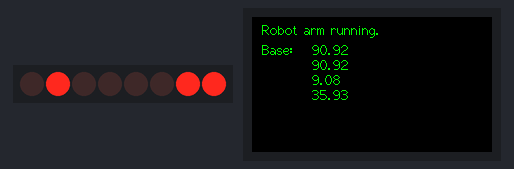
Bench run of a sketch on a simulated ESP32. Shown: 8 port-expander outputs drawn as a row of LEDs (first output left, lit = HIGH), 240×135 colour display. Wiring (inferred from the names in the program): PCF8574 port expander at I2C address 0x38. Wiring (inferred from the signals the program sends): row of LEDs: on Q0, Q1, Q2, Q3, Q4, Q5, Q6, Q7. What the sketch prints to the serial monitor is not drawn.

Above: at 0.47 s.
At 4.41 s:
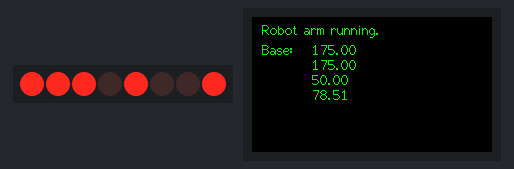
At 8.69 s:
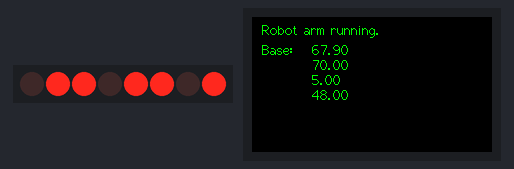
At 16.96 s:
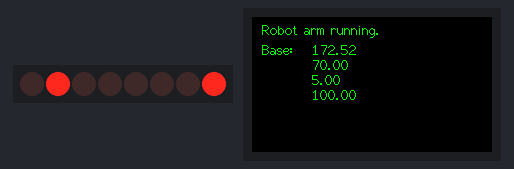
At 26.4 s:
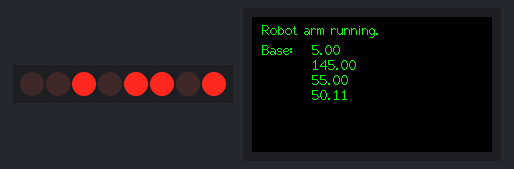
At 33.75 s:
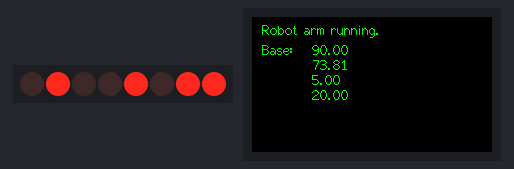
Timing chart, 0 to 40.0 s (numbered marks = the images above):
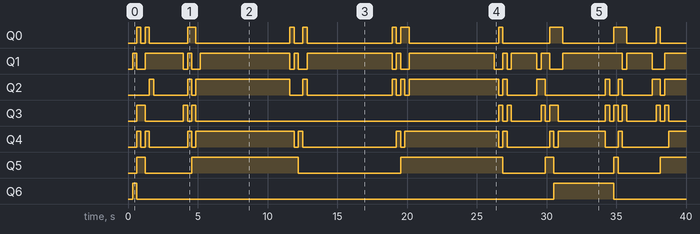

Measured:
- by itself, Q0: LOW → HIGH at 0.63 s, → LOW 0.30 s later, → HIGH 0.31 s later, → LOW 0.30 s later, … (22 changes in this stretch)
- by itself, Q1: LOW → HIGH at 0.32 s, → LOW 0.30 s later, → HIGH 0.61 s later, → LOW 2.7 s later, … (27 changes in this stretch)
- by itself, Q2: LOW → HIGH at 1.5 s, → LOW 0.30 s later, → HIGH 2.4 s later, → LOW 0.30 s later, … (25 changes in this stretch)
- by itself, Q3: LOW → HIGH at 0.63 s, → LOW 0.61 s later, → HIGH 2.7 s later, → LOW 0.30 s later, … (24 changes in this stretch)
- by itself, Q4: LOW → HIGH at 0.63 s, → LOW 0.30 s later, → HIGH 0.31 s later, → LOW 0.30 s later, … (23 changes in this stretch)
- by itself, Q5: LOW → HIGH at 0.63 s, → LOW 0.61 s later, → HIGH 3.3 s later, → LOW 7.6 s later, … (11 changes in this stretch)
- by itself, Q6: LOW → HIGH at 0.32 s, → LOW 0.30 s later, → HIGH 29.9 s later, → LOW 4.3 s later

The sketch:

RobotArmSteps.ino
```cpp
#include <Arduino.h>
#include <M5StickCPlus.h>
#include "RobotArmMover.h"
#define totalMoves 17


RobotArmMover ram;
int8_t moveNumber = 0;

uint8_t moves[totalMoves][4] = {

  {175,   5, 110, 100}, // Rotate left from upright, open gripper
  {175,  50, 175, 100}, // Drop arm to first object
  {175,  50, 175,  48}, // Close gripper
  {175,   5,  70,  48}, // Point arm up
  {  5,   5,  70,  48}, // Rotate to the drop position
  {  5,  70, 130,  48}, // Drop down to position
  {  5,  70, 130, 100}, // Open arm
  {  5,   5,  70, 100}, // Point arm up
  {175,   5,  70, 100}, // Rotate left from upright, open gripper
  {175,  75, 130, 100}, // Drop down to second block
  {175,  75, 130,  48}, // Close gripper
  {175,   5,  70,  48}, // Point arm up
  {  5,   5,  70,  48}, // Rotate to drop position
  {  5,  55, 145,  48}, // Drop down to position
  {  5,  55, 145, 100}, // Open gripper
  {  5,   5,  70, 100}, // Straighten up

  { 90,   5, 110,  20}

};


void setup() {
  M5.begin();
  M5.Lcd.setTextColor(TFT_GREEN);
  M5.Lcd.setRotation(1);
  M5.Lcd.fillScreen(BLACK);
  M5.Lcd.drawString("Robot arm running.", 10, 5, 2);
  ram.init();
  //ram.setSpeed(10);
}

void nextMove() {
  Serial.print("Making move: ");
  Serial.println(moveNumber);

  ram.setBase(moves[moveNumber][0]);
  ram.setLowerArm(moves[moveNumber][1]);
  ram.setUpperArm(moves[moveNumber][2]);
  ram.setGripper(moves[moveNumber][3]);
  if(++moveNumber == totalMoves) {
    Serial.println("Parking");
    ram.park();
    moveNumber = 0;
  }
}

void loop() {
  char buffer[30];

  ram.update();

  M5.Lcd.drawString("Base: ", 10, 25, 2);

  snprintf(buffer, sizeof(buffer), "%.2f", ram.getBase());
  M5.Lcd.fillRect(60, 25, 100, 15, 0);
  M5.Lcd.drawString(buffer, 60, 25, 2);

  snprintf(buffer, sizeof(buffer), "%.2f", ram.getForearm());
  M5.Lcd.fillRect(60, 40, 100, 15, 0);
  M5.Lcd.drawString(buffer, 60, 40, 2);

  snprintf(buffer, sizeof(buffer), "%.2f", ram.getArm());
  M5.Lcd.fillRect(60, 55, 100, 15, 0);
  M5.Lcd.drawString(buffer, 60, 55, 2);

  snprintf(buffer, sizeof(buffer), "%.2f", ram.getGripper());
  M5.Lcd.fillRect(60, 70, 100, 15, 0);
  M5.Lcd.drawString(buffer, 60, 70, 2);

  delay(1);

  if (moveNumber != -1) {
    if (ram.ready()) {
      nextMove();
    }
  }
}
```

RobotArmMover.cpp
```cpp
#include "RobotArmMover.h"

/*

  Base :
  0=Far right, 180=Far left

  Arm :
  0=Straight up, 80=Straight ahead, 95=down

  Forearm :
  0=Straight up, 75=Straight ahead,

  Clamp :
  (0 to 90) 35=Closed, 130=Open

*/

// Dynamics(max velocity >F, acceleration >S, deceleration >S, threshold)
Trajectory servoTrajectory[] = {
  Trajectory(140, 100, 80, 0.05),
  Trajectory(140, 100, 80, 0.05),
  Trajectory(140, 100, 80, 0.05),
  Trajectory(140, 100, 80, 0.05)
};

RobotArmMover::RobotArmMover() {
  Driver.Init();
}

RobotArmMover::~RobotArmMover() {
}

void RobotArmMover::init() {
  Driver.SetServoAngle(1, 90 + calibration[0]);
  Driver.SetServoAngle(2, 10 + calibration[1]);
  Driver.SetServoAngle(3, 90 + calibration[2]);
  Driver.SetServoAngle(4, 35 + calibration[3]);
  servoTrajectory[0].reset(90);
  servoTrajectory[1].reset(10);
  servoTrajectory[2].reset(90);
  servoTrajectory[3].reset(35);
  updateTimer = millis();
}

void RobotArmMover::park() {
  if (parkStage) return;
  parkStage = 1;
}

void RobotArmMover::nextParkStage() {
  switch (parkStage) {
    case 1:
      //servoTrajectory[0].setTargetPos(90, 5);
      servoTrajectory[1].setTargetPos(5, 3);
      servoTrajectory[2].setTargetPos(70, 3);
      //servoTrajectory[3].setTargetPos(35, 5);
      break;

    case 2:
      servoTrajectory[0].setTargetPos(90, 3);
      //servoTrajectory[1].setTargetPos(10, 5);
      //servoTrajectory[2].setTargetPos(90, 5);
      //servoTrajectory[3].setTargetPos(35, 5);
      break;

    case 3:
      //servoTrajectory[0].setTargetPos(90, 5);
      //servoTrajectory[1].setTargetPos(10, 5);
      //servoTrajectory[2].setTargetPos(90, 5);
      servoTrajectory[3].setTargetPos(20, 3);
      break;

    default:
      // Parked
      parkStage = -1;
  }
  parkStage++;
}

bool RobotArmMover::ready() {
  return servoTrajectory[0].ready() && servoTrajectory[1].ready() && servoTrajectory[2].ready() && servoTrajectory[3].ready();
}

void RobotArmMover::update() {
  if (millis() - updateTimer >= UPDATE_TIME) {
    updateTimer += UPDATE_TIME;
    Driver.SetServoAngle(1, round(servoTrajectory[0].update()) + calibration[0]);
    Driver.SetServoAngle(2, round(servoTrajectory[1].update()) + calibration[1]);
    Driver.SetServoAngle(3, round(servoTrajectory[2].update()) + calibration[2]);
    Driver.SetServoAngle(4, round(servoTrajectory[3].update()) + calibration[3]);
    if (parkStage > 0) {
      if (ready()) nextParkStage();
    }
  }
}

void RobotArmMover::setBase(uint8_t angle) {
  if (parkStage) return;
  if (speed == 0)
    servoTrajectory[0].setTargetPos(angle);
  else
    servoTrajectory[0].setTargetPos(angle, speed);
}

void RobotArmMover::setLowerArm(uint8_t angle) {
  if (parkStage) return;
  if (speed == 0)
    servoTrajectory[1].setTargetPos(angle);
  else
    servoTrajectory[1].setTargetPos(angle, speed);
}

void RobotArmMover::setUpperArm(uint8_t angle) {
  if (parkStage) return;
  if (speed == 0)
    servoTrajectory[2].setTargetPos(angle);
  else
    servoTrajectory[2].setTargetPos(angle, speed);
}

void RobotArmMover::setGripper(uint8_t amount) {
  if (parkStage) return;
  if (amount > 100) amount = 100;
  servoTrajectory[3].setTargetPos(amount);
}

float RobotArmMover::getBase() {
  return servoTrajectory[0].getPos();
}

float RobotArmMover::getArm() {
  return servoTrajectory[1].getPos();
}

float RobotArmMover::getForearm() {
  return servoTrajectory[2].getPos();
}

float RobotArmMover::getGripper() {
  return servoTrajectory[3].getPos();
}

void RobotArmMover::setSpeed(uint8_t newSpeed) {
  speed = newSpeed;
}
```

RobotArmMover.h
```cpp
#ifndef ROBOTARMMOVER_H
#define ROBOTARMMOVER_H

#include <M5StickCPlus.h>
#include "CBACK_DRIVER.h"
#include "trajectory.h"

#define UPDATE_FREQUENCY 150
#define UPDATE_TIME (1000 / UPDATE_FREQUENCY)

class RobotArmMover {
  private:
  void nextParkStage();

  public:
    RobotArmMover();
    ~RobotArmMover();
    int8_t parkStage = 0;
    uint8_t speed = 0;
    int8_t calibration[4] = {0, 0, 0, 25};
    unsigned long updateTimer;
    CBACK_DRIVER Driver;
    void init();
    void park();
    bool ready();
    void update();
    void setSpeed(uint8_t newSpeed);
    void setBase(uint8_t angle);
    void setLowerArm(uint8_t angle);
    void setUpperArm(uint8_t angle);
    void setGripper(uint8_t amount);
    float getBase();
    float getArm();
    float getForearm();
    float getGripper();

    //Trajectory servoTrajectory[];
};

extern Trajectory servoTrajectory[];

#endif
```

trajectory.cpp
```cpp
#include "trajectory.h"

/**
 * Default constructor
 *
 * @param (_maxVel) Maximum velocity - default = 100
 * @param (_acc) Constant acceleration - default = 50
 * @param (_dec) Constant deceleration - default = same as acceleration
 * @param (_thesh) Cutoff threshold - default = 0.1
 */
Trajectory::Trajectory(float _maxVel, float _acc, float _dec, float _thresh) {
  type = 0;
  target = 0;
  curPos = 0;
  curVel = 0;
  maxVel = _maxVel;
  velGoal = _maxVel;
  acc = _acc;
  if (_dec == -1) dec = _acc;
  else dec = _dec;
  oldTime = millis();
  threshold = _thresh;
  noTasks = true;
}


/**
 * Default destructor
 */
Trajectory::~Trajectory() {
  // Empty
}


/**
 * Set a new target position
 *
 * @param  (_targetPos) New target position value
 * @note   This overides any previous position or velocity commands
 */
void Trajectory::setTargetPos(float _targetPos) {
  target = _targetPos;
  velGoal = maxVel;
  type = 0;
  noTasks = false;
}


/**
 * Set a new target position and time
 *
 * @param  (_targetPos) New target position value
 * @param  (_time) The time in seconds until system should reach target position
 * @return (True) goal is achievable, (False) goal won't be achieved within specified time
 * @note   This overides any previous position or velocity commands
 */
bool Trajectory::setTargetPos(float _targetPos, float _time) {
  target = _targetPos;

  // Take into account the cut-off theshold
  _time = _time + sqrt(2 * threshold / dec);

  // Calculate the velocity required to reach the goal within the specified time
  float sqrtTerm = (_time * _time) - 2 * abs(_targetPos - curPos) * (1/acc + 1/dec);

  // If the term is a positive number, then a solution exists
  if (sqrtTerm >= 0) {
    velGoal = (_time - sqrt(sqrtTerm)) / (1/acc + 1/dec);

    if (velGoal > maxVel) velGoal = maxVel;
  } else {
    velGoal = maxVel;
  }

  type = 0;
  noTasks = false;

  if (velGoal == maxVel) return false;
  else return true;
}


/**
 * Set a new target velocity
 *
 * @param  (_targetVel) New target velocity value
 * @note   This overides any previous position or velocity commands
 */
void Trajectory::setTargetVel(float _targetVel) {
  if (_targetVel > maxVel) target = maxVel;
  else if (_targetVel < -maxVel) target = -maxVel;
  else target = _targetVel;
  type = 1;
  noTasks = false;
}


/**
 * Update controller and calculate new position value
 *
 * @param   (dT) The time change (ms) since function was last called
 * @return  The new current position of the system
 */
float Trajectory::update(float dT) {
  if(noTasks) return curPos;
  // Convert ms to seconds
  dT /= 1000.0;

  // Position Control (Linear velocity with parabolic blends)
  if (type == 0) {

    float posError = target - curPos;

    // If position error is above the threshold
    if (abs(posError) > threshold) {

      // Determine motion direction
      bool dir = true;
      if (posError < 0) dir = false;

      // Determine whether to accelerate or decelerate
      float acceleration = acc;
      if ((curVel * curVel / (2 * dec)) >= abs(posError)) acceleration = -dec;

      // Update the current velocity
      if (dir) curVel += acceleration * dT;
      else curVel -= acceleration * dT;

      // Limit Velocity
      if (curVel > velGoal) curVel = velGoal;
      else if (curVel < -velGoal) curVel = -velGoal;

      float dP = curVel * dT;

      // Prevent overshooting/jittering around target
      if (abs(dP) < abs(posError)) curPos += dP;
      else curPos = target;

      //Serial.print(millis()); Serial.print(",");
      //Serial.print(curPos); Serial.print(",");
      //Serial.print(curVel); Serial.print(",");
      //if (abs(curVel) != velGoal) Serial.println(acceleration * (-1 + 2*dir));
      //else Serial.println(0);

    } else {
      curVel = 0;
      curPos = target;
      noTasks = true;
    }

  // Velocity Control (Linear velocity with parabolic blends)
  } else if (type == 1) {

    float velError = target - curVel;

    // If velocity error is above the threshold
    if (abs(velError) > threshold) {

      // Determine whether to accelerate or decelerate
      float acceleration = acc;
      if (target < curVel && curVel >= 0) acceleration = -dec;
      else if (target < curVel && curVel < 0) acceleration = -acc;
      else if (target > curVel && curVel < 0) acceleration = dec;

      // Update the current velocity
      float dV = acceleration * dT;
      if (abs(dV) < abs(velError)) curVel += dV;
      else curVel = target;

    } else {
      curVel = target;
      noTasks = true;
    }

    // Limit Velocity
    if (curVel > maxVel) curVel = maxVel;
    else if (curVel < -maxVel) curVel = -maxVel;

    // Update current position
    curPos += curVel * dT;
  }

  // Error check for NaN
  //if (curPos != curPos) {
  //  //printf(F("ERROR: Dynamics calculation error"));
  //  if (type == 0) curPos = target;
  //  else curPos = 0;
  //  curVel = 0;
  //}

  return curPos;
}


/**
 * Overloaded "update" function, were the time change has not been specified
 *
 * @return  The new current position of the system
 */
float Trajectory::update() {
  // Calculate Time Change
  unsigned long newTime = millis();
  float dT = float(newTime - oldTime);
  oldTime = newTime;
  return update(dT);
}


/**
 * Reset all class variables
 *
 * @param (newPos) the current position - default = 0
 */
void Trajectory::reset(float newPos) {
  curPos = newPos;
  curVel = 0;
  target = 0;
  velGoal = maxVel;
  noTasks = true;
  oldTime = millis();
}


/**
 * Set/reset the current position value
 *
 * @param (newPos) the new current position - default = 0
 */
void Trajectory::setPos(float newPos) {
  curPos = newPos;
}
```

trajectory.h
```cpp
// (licence header left out)
#ifndef TRAJECTORY_H
#define TRAJECTORY_H

#include <Arduino.h>

// TRAJECTORY CLASS
class Trajectory {

public:
	// Constructors
	Trajectory(float _maxVel = 100, float _setAcc = 50, float _setDec = -1, float _thresh = 0.1);

	// Set target position/velocity
	void setTargetPos(float _target);
	bool setTargetPos(float _target, float _time);
	void setTargetVel(float _target);

	// Get the current target position or velocity values
	float getTarget() { return target; };

	// Set max velocity, acceleration or decelleration
	void setMaxVel(float _maxVel) { maxVel = _maxVel; };
	void setAcc(float _acc) { acc = _acc; };
	void setDec(float _dec) { dec = _dec; };

	// Get the current max velocity, accel or decel values
	float getMaxVel() { return maxVel; };
	float getAcc() { return acc; };
	float getDec() { return dec; };

	// Get the current position and velocity
	float getPos() { return curPos; };
	float getVel() { return curVel; };

	// Set the current position
	void setPos(float newPos = 0);

	// Reset the controller
	void reset(float newPos = 0);

	// Check if the controller has reached the desired position
	bool ready() { return noTasks; };

	// Update and get the new position value
	// dT = time since update or reset function was last called in milliseconds
	float update(float dT);
	float update();

	// Default destructor
	~Trajectory();

private:
	// type = 0: "position" control (Straight line with parabolic blends)
	// type = 1: "velocity" control (Straight line with parabolic blends)
	int type;          // Target type

	float threshold;   // Position error threshold below which no motion occurs
	float target;      // Target Position or Velocity
	float curPos;      // Current Position (units)
	float curVel;      // Current Velocity (units/second)
	float maxVel;      // Maximum Velocity (units/second)
	float velGoal;     // Target velocity to reach goal position at a specific time
	float acc;         // Constant Acceleraction (units/second^2)
	float dec;         // Constant Deceleration (units/second^2)
	unsigned long oldTime;
	bool noTasks;
};

#endif /* TRAJECTORY_H */
```

CBACK_DRIVER.cpp
```cpp
#include "CBACK_DRIVER.h"

void CBACK_DRIVER::Init()
{
  Wire.begin(0, 26);
}

void CBACK_DRIVER::Write1Byte(uint8_t address,uint8_t Register_address,uint8_t data)
{
  Wire.beginTransmission(address);
  Wire.write(Register_address);
  Wire.write(data);
  Wire.endTransmission();
}

void CBACK_DRIVER::Write2Byte(uint8_t address,uint8_t Register_address,uint16_t data)
{
  Wire.beginTransmission(address);
  Wire.write(Register_address);
  Wire.write(data >> 8); //MSB
  Wire.write(data & 0xFF); //LSB

  Wire.endTransmission();
}


uint8_t CBACK_DRIVER::ReadBytes(uint8_t address, uint8_t subAddress, uint8_t count,uint8_t * dest) {

  Wire.beginTransmission(address);   // Initialize the Tx buffer
  Wire.write(subAddress);            // Put slave register address in Tx buffer
  uint8_t i = 0;
  if (Wire.endTransmission(false) == 0 && Wire.requestFrom(address, (uint8_t)count)) {
    while (Wire.available()) {
    dest[i++]=Wire.read();
    }
    return true;
  }
  return false;
}


/*******************************************************************************/


uint8_t CBACK_DRIVER::SetServoAngle(uint8_t Servo_CH,uint8_t angle)
{
  uint8_t Register_address=Servo_CH-1;
  if(Register_address>3)
    return 0;
  Write1Byte(SERVO_ADDRESS,Register_address,angle);
  return 0;
}

uint8_t CBACK_DRIVER::SetServoPulse(uint8_t Servo_CH,uint16_t width)    //0x10        ->16
{
  uint8_t servo_ch =  Servo_CH-1;
  uint8_t Register_address=2*servo_ch+16;
  if(Register_address%2==1 || Register_address>32)
    return 1;
  Write2Byte(SERVO_ADDRESS,Register_address,width);
  return 0;
}


uint8_t CBACK_DRIVER::ReadServoAngle(uint8_t Servo_CH)
{
  uint8_t data=0;
  uint8_t Register_address=Servo_CH-1;
  ReadBytes(SERVO_ADDRESS,Register_address,1,&data);
  return data;
}

uint16_t CBACK_DRIVER::ReadServoPulse(uint8_t Servo_CH)
{
  uint8_t data[2];
  uint8_t servo_ch =  Servo_CH-1;
  uint8_t Register_address=2*servo_ch | 0x10;
  ReadBytes(SERVO_ADDRESS,Register_address,2,data);
    return  (data[0]<<8)+data[1];
}

uint16_t CBACK_DRIVER::ReadADC()
{
  uint8_t data[2];
  ReadBytes(SERVO_ADDRESS,0x20,2,data);
    return  (data[0]<<8)+data[1];
}
uint8_t CBACK_DRIVER::SetOutput(uint8_t status)
{
  Write1Byte(SERVO_ADDRESS,0x30,status);
  return 0;
}
uint8_t CBACK_DRIVER::ReadInput(){
  uint8_t data;
  ReadBytes(SERVO_ADDRESS,0x31,1,&data);
    return data;
}
```

CBACK_DRIVER.h
```cpp
#include <M5StickCPlus.h>

#define SERVO_ADDRESS  0X38

class CBACK_DRIVER
{
    private:
        void Write1Byte(uint8_t address,uint8_t Register_address,uint8_t data);
        void Write2Byte(uint8_t address,uint8_t Register_address,uint16_t data);
        uint8_t ReadBytes(uint8_t address, uint8_t subAddress, uint8_t count,uint8_t * dest);
    public:
        void Init(); //sda  25     scl  21
        uint8_t SetServoAngle(uint8_t Servo_CH, uint8_t angle);
        uint8_t SetServoPulse(uint8_t Servo_CH, uint16_t width);
        uint8_t ReadServoAngle(uint8_t Servo_CH);
        uint16_t ReadServoPulse(uint8_t Servo_CH);
        uint16_t ReadADC();
        uint8_t SetOutput(uint8_t status);
        uint8_t ReadInput();
};
```
